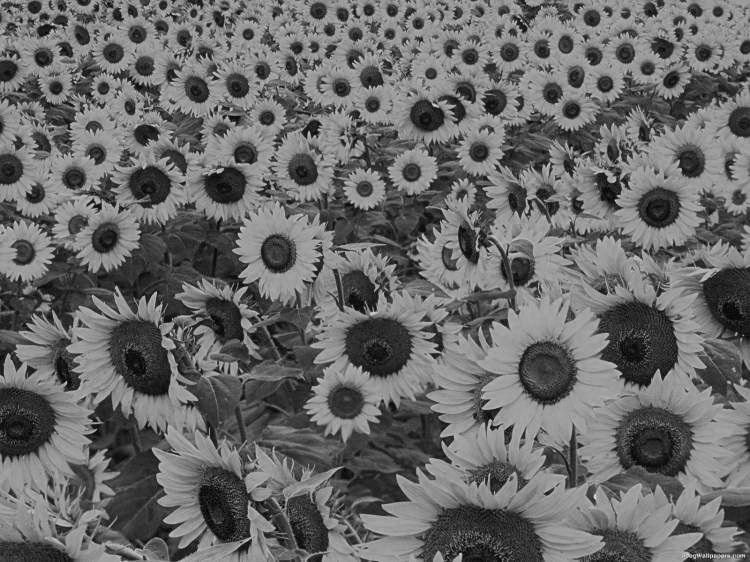
#> input picture week4/images/sunflower.tiff, 750 x 562 px, given in place of modelhouses.png, which was not available
$ python assignment4.py
#> lines starting #> are read from the running program, lines starting #| are printed output that depends on the picture; pictures that were not available may be replaced by others from this repository, and a replacement may not be noted
import matplotlib.pyplot as plt
import numpy as np
from matplotlib.pyplot import imshow, show
from skimage.io import imread
from skimage import feature
from skimage.transform import resize
from scipy.stats import norm
from skimage import exposure, img_as_float, filters
import math
from scipy.ndimage import filters


# -----------------------------------------------------------------------
#                         General Functions
#------------------------------------------------------------------------


# -----------------------------------------------------------------------
#                          FEATURE DETECTORS
#                                 1
#------------------------------------------------------------------------

# [118 lines left out: functions feat_1, feat_2, feat_3, not called in this run]


# -----------------------------------------------------------------------
#                        SCALE-SPACE OPERATORS
#                                 1
#------------------------------------------------------------------------

def scale_2(sigma):
  # Hint for another task:
  # ifft (fft(I) * fft(k, I.shape))
#> called with sigma = 5
  n = 20
  m = 20
  img = imread('images/modelhouses.png')
#> img is the input picture: shape (562, 750); min 1, max 240, mean 105
  out = np.zeros((n, m))
  for i in range(n):
    for j in range(m):
      out[i][j] = float(
        1 / (2 * math.pi * sigma ** 2) * math.exp((-((i - n / 2) ** 2 + (j - m / 2) ** 2) / (2.0 * sigma ** 2))))
  imshow(out, cmap='gray')
  show()
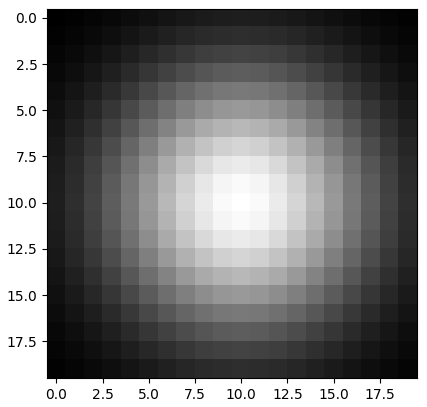
#> figure drawn by matplotlib, 1 panel

  img = filters.convolve(img, out)
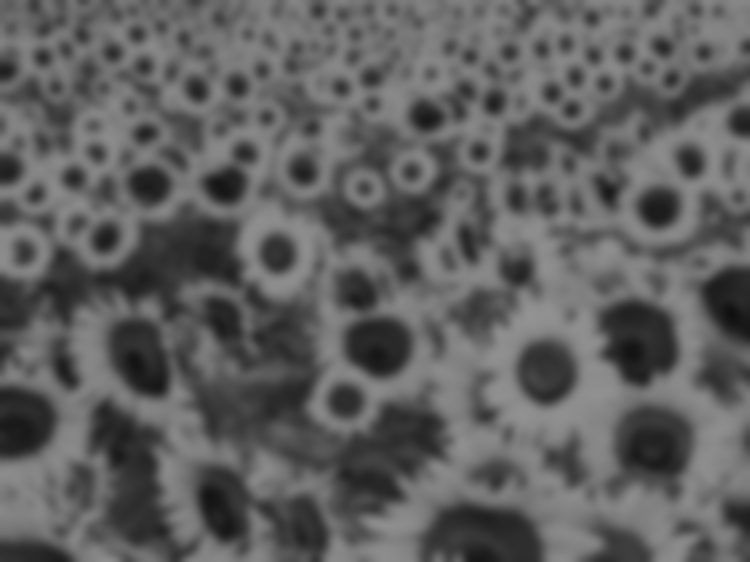
#> img: shape (562, 750); min 15, max 147, mean 95

  new_img = imread('images/modelhouses.png')
  #s = 2
  #w = 5
  #t = (((w - 1) / 2) - 0.5) / s
  new_img = filters.gaussian_filter(new_img, sigma)

  fig, ax = plt.subplots(1, 2)
  ax[0].imshow(img, cmap='gray')
  ax[0].set_title('Own implementation, sigma = 5.0')
  ax[0].axis('off')
  ax[1].imshow(new_img, cmap='gray')
  ax[1].set_title('Scale function, sigma = 5.0')
  ax[1].axis('off')
  plt.show()
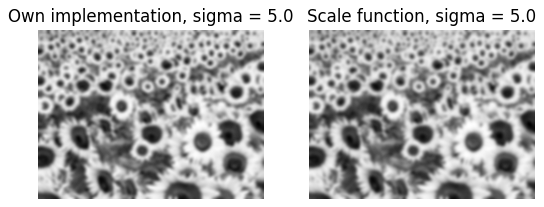
#> figure drawn by matplotlib, 2 panels


# -----------------------------------------------------------------------
#                        SCALE-SPACE OPERATORS
#                                 2
#------------------------------------------------------------------------


# -----------------------------------------------------------------------
#                        SCALE-SPACE OPERATORS
#                                 3
#------------------------------------------------------------------------

def scale_3():
  pass

# -----------------------------------------------------------------------
#                             MAIN/TESTS
#------------------------------------------------------------------------

#feat_1()
#feat_2()
#feat_3()
#scale_1()
scale_2(5.0)
#scale_3()
